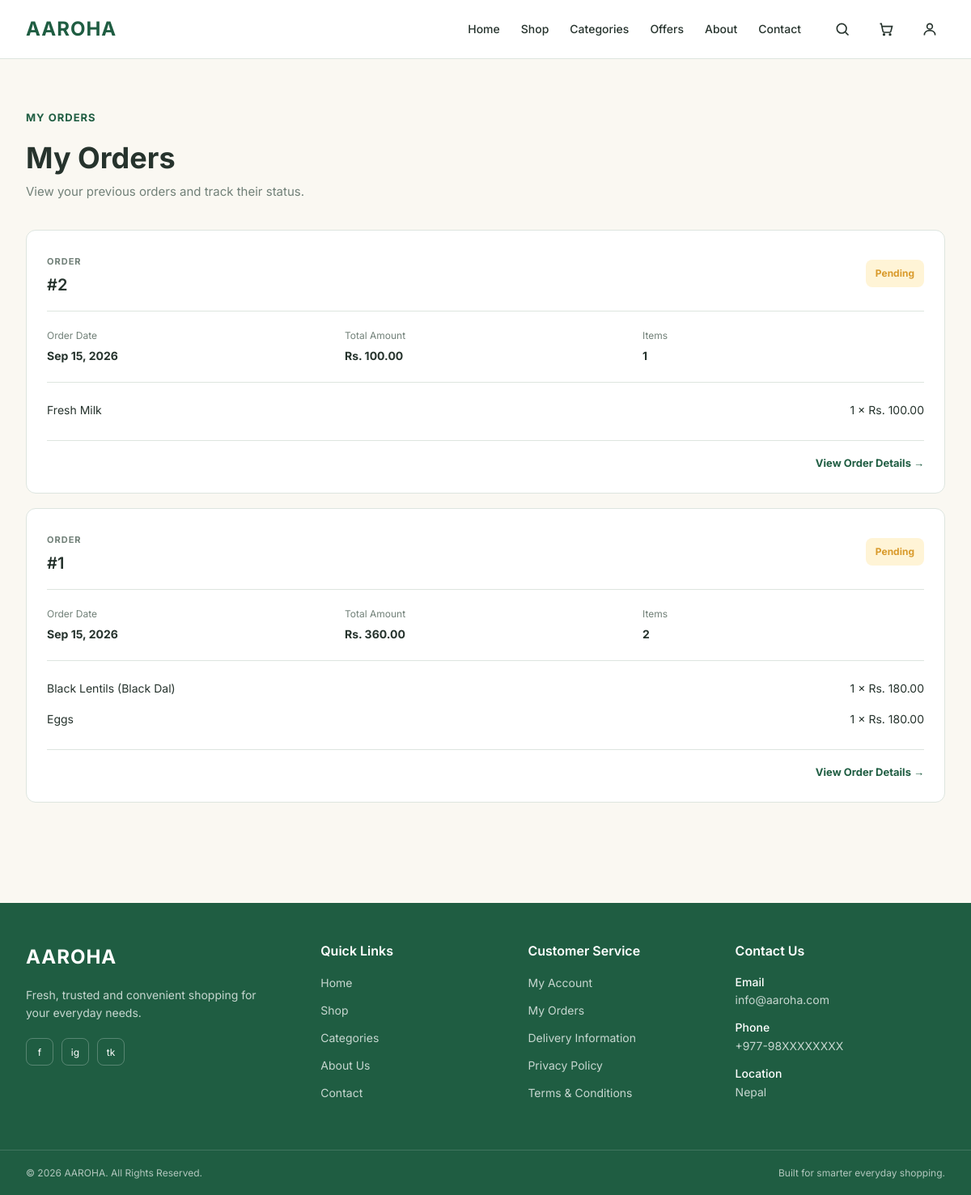
The app's page /orders/my-orders/ (signed in), older data.
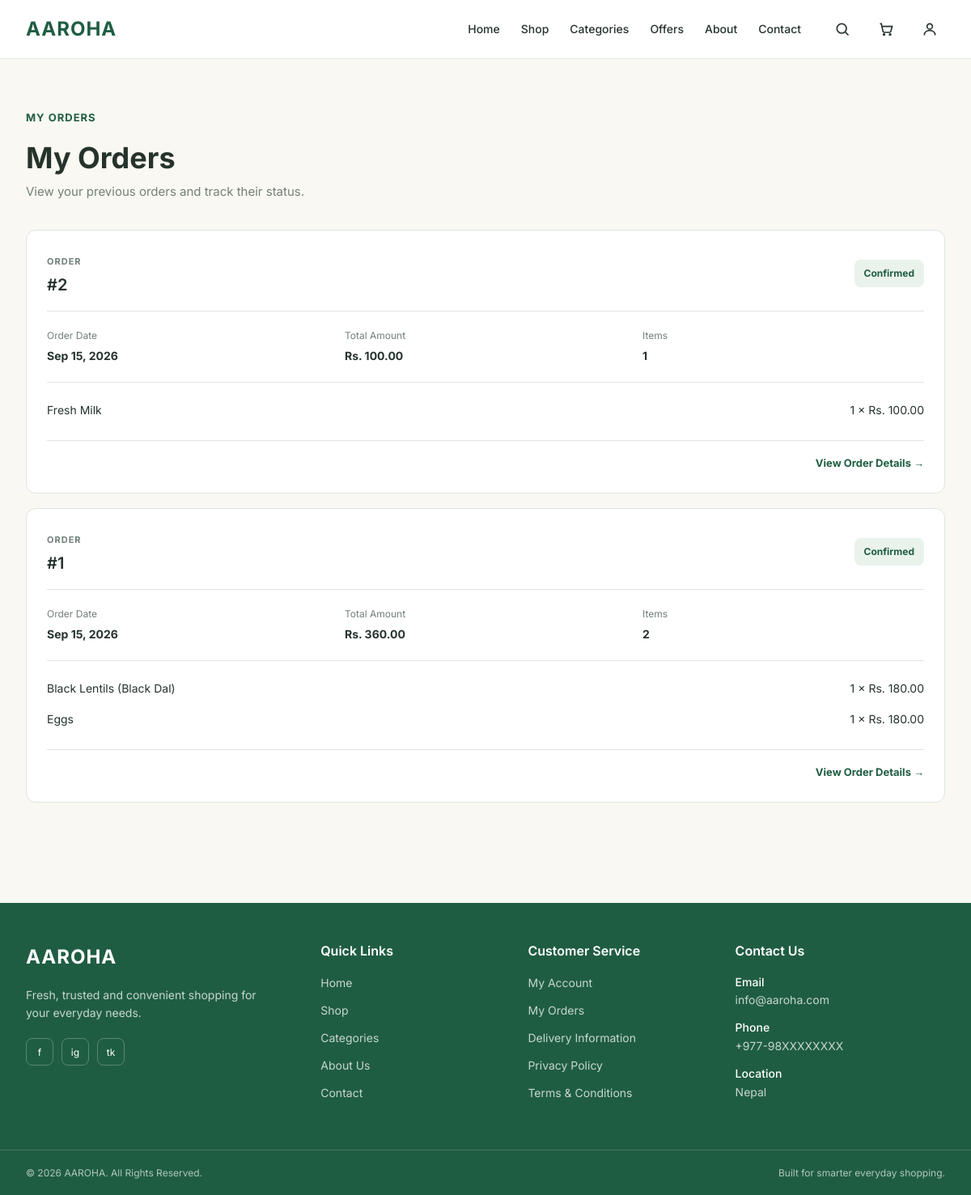
The same page, newer data.
### orders/models.py (models this page shows, shortened)
class Order(models.Model):
    STATUS_CHOICES = [
        ('Pending', 'Pending'),
        ('Confirmed', 'Confirmed'),
        ('Processing', 'Processing'),
        ('Shipped', 'Shipped'),
        ('Delivered', 'Delivered'),
        ('Cancelled', 'Cancelled'),
    ]
    user = models.ForeignKey(
        User,
        on_delete=models.CASCADE,
        related_name='orders'
    )
    customer_name = models.CharField(max_length=150)
    phone = models.CharField(max_length=20)
    address = models.TextField()
    city = models.CharField(max_length=100)
    total_amount = models.DecimalField(
        max_digits=10,
        decimal_places=2
    )
    status = models.CharField(
        max_length=20,
        choices=STATUS_CHOICES,
        default='Pending'
    )
    created_at = models.DateTimeField(auto_now_add=True)
    updated_at = models.DateTimeField(auto_now=True)

### orders/views.py (the view)
@login_required
def my_orders(request):
    orders = Order.objects.filter(
        user=request.user
    ).order_by('-created_at')
    return render(
        request,
        'orders/my_orders.html',
        {
            'orders': orders
        }
    )

### templates/orders/my_orders.html (shortened to what this page needs)
{% extends 'base.html' %}
{% block content %}
<section class="orders-section">
    <div class="container">
        <div class="orders-header">
            <span class="section-label">
                MY ORDERS
            </span>
            <h1>
                My Orders
            </h1>
            <p>
                View your previous orders and track their status.
            </p>
        </div>
        {% if orders %}
        <div class="orders-list">
            {% for order in orders %}
            <div class="order-card">
                <div class="order-card-header">
                    <div>
                        <span class="order-label">
                            ORDER
                        </span>
                        <h3>
                            #{{ order.id }}
                        </h3>
                    </div>
                    <span class="order-status status-{{ order.status|lower }}">
                        {{ order.status }}
                    </span>
                </div>
                <div class="order-info">
                    <div>
                        <span>
                            Order Date
                        </span>
                        <strong>
                            {{ order.created_at|date:"M d, Y" }}
                        </strong>
                    </div>
                    <div>
                        <span>
                            Total Amount
                        </span>
                        <strong>
                            Rs. {{ order.total_amount }}
                        </strong>
                    </div>
                    <div>
                        <span>
                            Items
                        </span>
                        <strong>
                            {{ order.items.count }}
                        </strong>
                    </div>
                </div>
                <div class="order-products">
                    {% for item in order.items.all %}
                    <div class="order-product">
                        <span>
                            {{ item.product.name }}
                        </span>
                        <span>
                            {{ item.quantity }} ×
                            Rs. {{ item.price }}
                        </span>
                    </div>
                    {% endfor %}
                </div>
                <div class="order-card-action">
                    <a href="{% url 'order_detail' order.id %}">
                        View Order Details →
                    </a>
                </div>
            </div>
            {% endfor %}
        </div>
        {% endif %}
    </div>
</section>
{% endblock %}

Row changes from the older to the newer data that the page shows:
changed Order id 2: status "Pending" → "Confirmed"
changed Order id 1: status "Pending" → "Confirmed"
